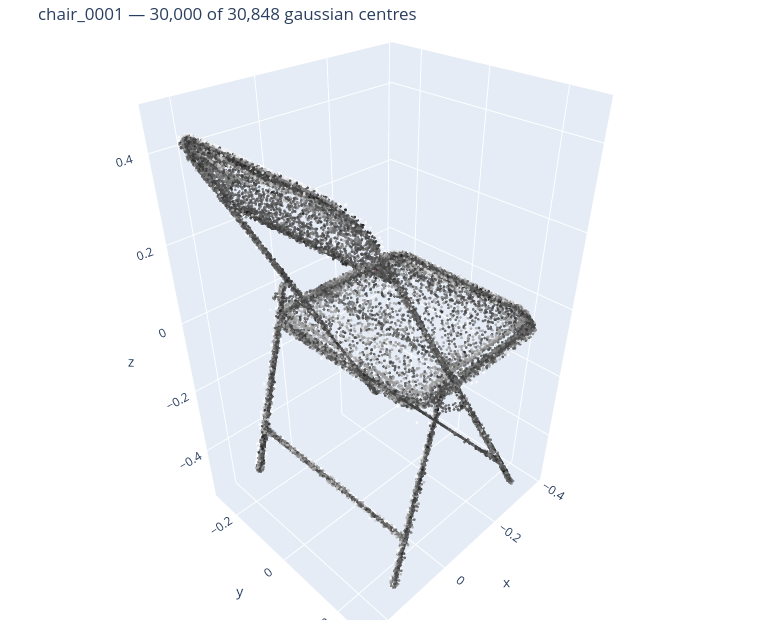

The notebook cell this image was saved under:
### Markdown cell above
## 5. Fast look — interactive point cloud

Before rendering properly: a plotly scatter of the Gaussian centres, coloured by
the SH DC term. Not physically meaningful, but you can rotate it with the mouse,
which is the quickest way to answer "is this actually a chair, and which way is
up?".

If plotly is missing: `%pip install plotly`

### Code cell
try:
    import plotly.graph_objects as go
    HAVE_PLOTLY = True
except ImportError:
    HAVE_PLOTLY = False
    print("plotly not installed -- run  %pip install plotly  and re-run this cell")

if HAVE_PLOTLY:
    n_show = min(30_000, len(sp))
    idx = np.random.default_rng(0).choice(len(sp), n_show, replace=False)
    p, c, o = sp.xyz[idx], sp.rgb[idx], sp.opacity[idx]
    colors = [f"rgb({int(r*255)},{int(g*255)},{int(b*255)})" for r, g, b in c]

    fig = go.Figure(go.Scatter3d(
        x=p[:, 0], y=p[:, 1], z=p[:, 2], mode="markers",
        marker=dict(size=1.6, color=colors, opacity=0.75),
        hovertemplate="(%{x:.3f}, %{y:.3f}, %{z:.3f})<extra></extra>"))
    fig.update_layout(
        title=f"{sp.name} — {n_show:,} of {len(sp):,} gaussian centres",
        width=760, height=620, margin=dict(l=0, r=0, t=40, b=0),
        scene=dict(aspectmode="data",
                   xaxis_title="x", yaxis_title="y", zaxis_title="z"))
    fig.show()

### Figure 1 — Plotly figure (JSON) as saved in the notebook; plotly's stock layout.template omitted (floating-point values rounded to 4 significant figures; data arrays with more than 128 entries replaced by an {"elided": "..."} marker saying what was removed)
{"data": [{"hovertemplate": "(%{x:.3f}, %{y:.3f}, %{z:.3f})<extra></extra>", "marker": {"color": {"elided": "30000 str values"}, "opacity": 0.75, "size": 1.6}, "mode": "markers", "type": "scatter3d", "x": {"elided": "30000 float values"}, "y": {"elided": "30000 float values"}, "z": {"elided": "30000 float values"}}], "layout": {"height": 620, "margin": {"b": 0, "l": 0, "r": 0, "t": 40}, "scene": {"aspectmode": "data", "xaxis": {"title": {"text": "x"}}, "yaxis": {"title": {"text": "y"}}, "zaxis": {"title": {"text": "z"}}}, "title": {"text": "chair_0001 — 30,000 of 30,848 gaussian centres"}, "width": 760}}
